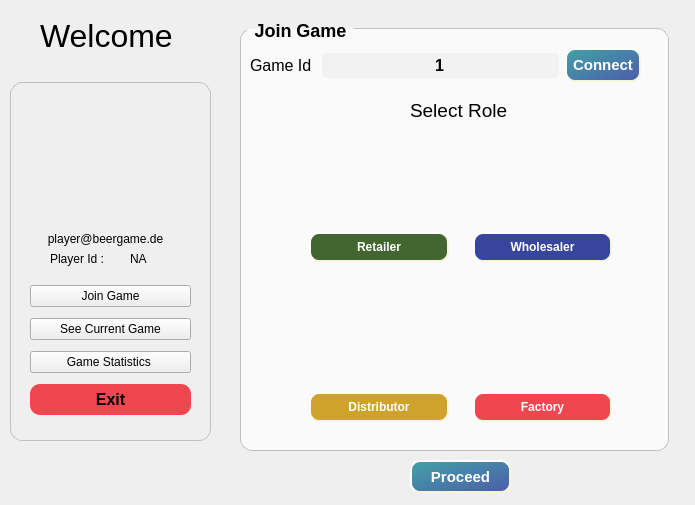
<?xml version="1.0" encoding="UTF-8"?>
<ui version="4.0">
 <class>ClientInterface</class>
 <widget class="QWidget" name="ClientInterface">
  <property name="geometry">
   <rect>
    <x>0</x>
    <y>0</y>
    <width>695</width>
    <height>505</height>
   </rect>
  </property>
  <property name="windowTitle">
   <string>Dialog</string>
  </property>
  <property name="styleSheet">
   <string notr="true">#PlayerWindow{
}</string>
  </property>
  <widget class="QLabel" name="welcome">
   <property name="geometry">
    <rect>
     <x>40</x>
     <y>20</y>
     <width>141</width>
     <height>31</height>
    </rect>
   </property>
   <property name="font">
    <font>
     <pointsize>24</pointsize>
    </font>
   </property>
   <property name="text">
    <string>Welcome</string>
   </property>
  </widget>
  <widget class="QGroupBox" name="groupBox">
   <property name="geometry">
    <rect>
     <x>10</x>
     <y>70</y>
     <width>201</width>
     <height>371</height>
    </rect>
   </property>
   <property name="styleSheet">
    <string notr="true">QGroupBox {
    font: bold;
    border: 1px solid silver;
    border-radius: 12px;
    margin-top: 12px;
    padding: 10px 5px 10px 5px;
}

QGroupBox::title {
    subcontrol-origin: margin;
    left: 7px;
    padding: 0px 5px 0px 5px;
}</string>
   </property>
   <property name="title">
    <string/>
   </property>
   <widget class="QLabel" name="label_user">
    <property name="geometry">
     <rect>
      <x>40</x>
      <y>30</y>
      <width>120</width>
      <height>120</height>
     </rect>
    </property>
    <property name="text">
     <string/>
    </property>
   </widget>
   <widget class="QLabel" name="label_2">
    <property name="geometry">
     <rect>
      <x>40</x>
      <y>180</y>
      <width>71</width>
      <height>17</height>
     </rect>
    </property>
    <property name="text">
     <string>Player Id : </string>
    </property>
   </widget>
   <widget class="QLabel" name="player_pId">
    <property name="geometry">
     <rect>
      <x>120</x>
      <y>180</y>
      <width>41</width>
      <height>17</height>
     </rect>
    </property>
    <property name="text">
     <string>NA</string>
    </property>
    <property name="alignment">
     <set>Qt::AlignLeading|Qt::AlignLeft|Qt::AlignVCenter</set>
    </property>
   </widget>
   <widget class="QLabel" name="player_email">
    <property name="geometry">
     <rect>
      <x>10</x>
      <y>160</y>
      <width>171</width>
      <height>17</height>
     </rect>
    </property>
    <property name="text">
     <string>player@beergame.de</string>
    </property>
    <property name="alignment">
     <set>Qt::AlignCenter</set>
    </property>
   </widget>
   <widget class="QWidget" name="verticalLayoutWidget">
    <property name="geometry">
     <rect>
      <x>20</x>
      <y>210</y>
      <width>161</width>
      <height>141</height>
     </rect>
    </property>
    <layout class="QVBoxLayout" name="verticalLayout_2">
     <item>
      <widget class="QPushButton" name="pushButton">
       <property name="text">
        <string>Join Game</string>
       </property>
      </widget>
     </item>
     <item>
      <widget class="QPushButton" name="current_game">
       <property name="enabled">
        <bool>true</bool>
       </property>
       <property name="text">
        <string>See Current Game</string>
       </property>
      </widget>
     </item>
     <item>
      <widget class="QPushButton" name="stat_btn">
       <property name="enabled">
        <bool>true</bool>
       </property>
       <property name="text">
        <string>Game Statistics </string>
       </property>
      </widget>
     </item>
     <item>
      <widget class="QPushButton" name="exit_game">
       <property name="styleSheet">
        <string notr="true">QPushButton {
    background-color: rgb(240,70,80);
    border-style: outset;
    border-radius: 10px;
    font: bold 16px;
    min-width: 6em;
    padding: 6px;
}</string>
       </property>
       <property name="text">
        <string>Exit</string>
       </property>
      </widget>
     </item>
    </layout>
   </widget>
  </widget>
  <widget class="QStackedWidget" name="stackedWidget">
   <property name="geometry">
    <rect>
     <x>230</x>
     <y>10</y>
     <width>461</width>
     <height>451</height>
    </rect>
   </property>
   <property name="currentIndex">
    <number>0</number>
   </property>
   <widget class="QWidget" name="page">
    <widget class="QGroupBox" name="groupBox_2">
     <property name="geometry">
      <rect>
       <x>10</x>
       <y>10</y>
       <width>429</width>
       <height>431</height>
      </rect>
     </property>
     <property name="styleSheet">
      <string notr="true">QGroupBox {
    font: bold;
	font-size:18px;
    border: 1px solid silver;
    border-radius: 12px;
    margin-top: 8px;
    padding: 15px 5px 10px 5px;
background-color: rgb(250, 250, 250);
}



QGroupBox::title {
    subcontrol-origin: margin;
    left: 7px;
    padding: 0px 5px 0px 5px;
}


QPushButton {
	color: white;
    border-width: 2px;
    border-color: beige;
}

</string>
     </property>
     <property name="title">
      <string>Join Game</string>
     </property>
     <widget class="QWidget" name="join_game" native="true">
      <property name="geometry">
       <rect>
        <x>10</x>
        <y>20</y>
        <width>391</width>
        <height>51</height>
       </rect>
      </property>
      <property name="styleSheet">
       <string notr="true">QLineEdit{
    border-width: 5px;
    border-radius: 4px;
	background-color: rgb(242, 242, 242);
	selection-color: white;
	selection-background-color:rgba(76, 92, 171, 255);
    font: bold 16px;
    padding: 2px;
	color: black;
}

QLineEdit:hover {
background-color:rgb(216,227,252) ; 
    border-radius: 4px;
}</string>
      </property>
      <layout class="QHBoxLayout" name="horizontalLayout_2">
       <item>
        <widget class="QLabel" name="label_JoinGameId">
         <property name="font">
          <font>
           <pointsize>12</pointsize>
          </font>
         </property>
         <property name="text">
          <string>Game Id </string>
         </property>
        </widget>
       </item>
       <item>
        <widget class="QLineEdit" name="lineEdit_gameId">
         <property name="enabled">
          <bool>true</bool>
         </property>
         <property name="styleSheet">
          <string notr="true"/>
         </property>
         <property name="text">
          <string>1</string>
         </property>
         <property name="maxLength">
          <number>32751</number>
         </property>
         <property name="alignment">
          <set>Qt::AlignCenter</set>
         </property>
        </widget>
       </item>
       <item>
        <widget class="QPushButton" name="Connect">
         <property name="enabled">
          <bool>true</bool>
         </property>
         <property name="styleSheet">
          <string notr="true">#Connect{ 
    background-color: rgb(106,208,116);
background-color: qlineargradient(spread:pad, x1:0, y1:0.005, x2:1, y2:1, stop:0 rgba(66, 163, 167, 255), stop:1 rgba(76, 92, 171, 255));
    border-style: outset;
    border-width: 2px;
    border-radius: 10px;
    border-color: beige;
    font: bold 15px;
    min-width: 4em;
    padding: 6px;
	color: white;
}

#Connect:hover{
    background-color: rgb(67,102,48);
}

#Connect:disabled{
    background-color: grey;
}</string>
         </property>
         <property name="text">
          <string>Connect</string>
         </property>
        </widget>
       </item>
      </layout>
     </widget>
     <widget class="QStackedWidget" name="connection_setup">
      <property name="geometry">
       <rect>
        <x>20</x>
        <y>80</y>
        <width>391</width>
        <height>341</height>
       </rect>
      </property>
      <property name="styleSheet">
       <string notr="true">QLabel{
	background-color: none;
}

QLineEdit{
    border-width: 5px;
    border-radius: 4px;
	background-color: rgb(242, 242, 242);
	selection-color: white;
	selection-background-color:rgba(76, 92, 171, 255);
    font: bold 16px;
    padding-right: 8px;
    padding-left: 8px;
	color: black;
}

QLineEdit:hover {
background-color:rgb(216,227,252) ; 
    border-radius: 4px;
}

QLineEdit#ip_input[error=&quot;true&quot;]
{
color: red;
}

QLineEdit#port_input[error=&quot;true&quot;]
{
color: red;
}

QLineEdit#ip_input[success=&quot;true&quot;]
{
	background-color: rgb(228,228,228);
	color: green;
}

QLineEdit#port_input[success=&quot;true&quot;]
{
	background-color: rgb(228,228,228);
	color: green;
}</string>
      </property>
      <property name="currentIndex">
       <number>1</number>
      </property>
      <widget class="QWidget" name="connection_status">
       <widget class="QLabel" name="label">
        <property name="geometry">
         <rect>
          <x>60</x>
          <y>310</y>
          <width>211</width>
          <height>17</height>
         </rect>
        </property>
        <property name="font">
         <font>
          <pointsize>12</pointsize>
         </font>
        </property>
        <property name="text">
         <string>Your connection status :</string>
        </property>
       </widget>
       <widget class="QLineEdit" name="port_input">
        <property name="enabled">
         <bool>true</bool>
        </property>
        <property name="geometry">
         <rect>
          <x>250</x>
          <y>90</y>
          <width>61</width>
          <height>41</height>
         </rect>
        </property>
        <property name="styleSheet">
         <string notr="true"/>
        </property>
        <property name="text">
         <string>8880</string>
        </property>
       </widget>
       <widget class="QLabel" name="ip_label">
        <property name="geometry">
         <rect>
          <x>80</x>
          <y>60</y>
          <width>131</width>
          <height>41</height>
         </rect>
        </property>
        <property name="font">
         <font>
          <family>League Spartan Bold</family>
          <pointsize>12</pointsize>
         </font>
        </property>
        <property name="styleSheet">
         <string notr="true">#ip_label { 
	color: #111;
	font-family: 'League Spartan Bold', arial;
}

#ip_label:disabled {
	color: #c0c0c0;
}</string>
        </property>
        <property name="text">
         <string>IP Address</string>
        </property>
       </widget>
       <widget class="QLabel" name="port_label">
        <property name="geometry">
         <rect>
          <x>250</x>
          <y>60</y>
          <width>71</width>
          <height>41</height>
         </rect>
        </property>
        <property name="font">
         <font>
          <family>League Spartan Bold</family>
          <pointsize>12</pointsize>
         </font>
        </property>
        <property name="styleSheet">
         <string notr="true">#port_label{ 
	color: #111;
	font-family: 'League Spartan Bold', arial;
}

#port_label:disabled {
	color: #c0c0c0;
}</string>
        </property>
        <property name="text">
         <string>Port</string>
        </property>
       </widget>
       <widget class="QLineEdit" name="ip_input">
        <property name="enabled">
         <bool>true</bool>
        </property>
        <property name="geometry">
         <rect>
          <x>80</x>
          <y>90</y>
          <width>131</width>
          <height>41</height>
         </rect>
        </property>
        <property name="styleSheet">
         <string notr="true"/>
        </property>
        <property name="text">
         <string>127.0.0.1</string>
        </property>
       </widget>
       <widget class="QLabel" name="connection_status_logo">
        <property name="geometry">
         <rect>
          <x>110</x>
          <y>150</y>
          <width>201</width>
          <height>151</height>
         </rect>
        </property>
        <property name="text">
         <string/>
        </property>
       </widget>
       <widget class="QLabel" name="default_settings_label">
        <property name="geometry">
         <rect>
          <x>120</x>
          <y>10</y>
          <width>151</width>
          <height>41</height>
         </rect>
        </property>
        <property name="font">
         <font>
          <family>League Spartan Bold</family>
          <pointsize>12</pointsize>
          <weight>75</weight>
          <italic>false</italic>
          <bold>true</bold>
         </font>
        </property>
        <property name="styleSheet">
         <string notr="true">#default_settings_label { 
	color: #111;
	font-family: 'League Spartan Bold', arial;
	font:bold;
font-size:14;
}

#default_settings_label:disabled {
	color: #c0c0c0;
}</string>
        </property>
        <property name="text">
         <string>Default Settings</string>
        </property>
       </widget>
       <widget class="QLabel" name="connection_label">
        <property name="geometry">
         <rect>
          <x>240</x>
          <y>310</y>
          <width>121</width>
          <height>17</height>
         </rect>
        </property>
        <property name="font">
         <font>
          <pointsize>12</pointsize>
         </font>
        </property>
        <property name="text">
         <string>Not Connected</string>
        </property>
       </widget>
      </widget>
      <widget class="QWidget" name="select_role">
       <widget class="QLabel" name="label_4">
        <property name="geometry">
         <rect>
          <x>150</x>
          <y>0</y>
          <width>131</width>
          <height>21</height>
         </rect>
        </property>
        <property name="font">
         <font>
          <pointsize>14</pointsize>
         </font>
        </property>
        <property name="text">
         <string>Select Role</string>
        </property>
       </widget>
       <widget class="QWidget" name="horizontalLayoutWidget_3">
        <property name="geometry">
         <rect>
          <x>40</x>
          <y>190</y>
          <width>321</width>
          <height>141</height>
         </rect>
        </property>
        <layout class="QHBoxLayout" name="horizontalLayout_6">
         <item>
          <widget class="QFrame" name="d_container">
           <layout class="QVBoxLayout" name="distributor_box">
            <item>
             <widget class="QLabel" name="label_distributor">
              <property name="text">
               <string/>
              </property>
              <property name="alignment">
               <set>Qt::AlignCenter</set>
              </property>
             </widget>
            </item>
            <item>
             <widget class="QPushButton" name="distributor_btn">
              <property name="styleSheet">
               <string notr="true">QPushButton {
    background-color: rgb(207,163,43);
    border-style: outset;
    border-radius: 10px;
    font: bold 12px;
    padding: 6px;
color: white;
}

#distributor_btn:hover{ 
    background-color: rgb(106,208,116);
background-color: qlineargradient(spread:pad, x1:0, y1:0.005, x2:1, y2:1, stop:0 rgba(66, 163, 167, 255), stop:1 rgba(76, 92, 171, 255));
    border-style: outset;
    border-width: 2px;
    border-radius: 10px;
    border-color: beige;
    font: bold 15px;
    min-width: 10em;
    padding: 6px;
	color: white;}
</string>
              </property>
              <property name="text">
               <string>Distributor</string>
              </property>
             </widget>
            </item>
           </layout>
          </widget>
         </item>
         <item>
          <widget class="QFrame" name="f_container">
           <layout class="QVBoxLayout" name="factory_box">
            <item>
             <widget class="QLabel" name="label_factory">
              <property name="text">
               <string/>
              </property>
              <property name="alignment">
               <set>Qt::AlignCenter</set>
              </property>
             </widget>
            </item>
            <item>
             <widget class="QPushButton" name="factory_btn">
              <property name="styleSheet">
               <string notr="true">QPushButton {
    background-color: rgb(240,70,80);
    border-style: outset;
    border-radius: 10px;
    font: bold 12px;
    padding: 6px;
color: white;
}

#factory_btn:hover{ 
    background-color: rgb(106,208,116);
background-color: qlineargradient(spread:pad, x1:0, y1:0.005, x2:1, y2:1, stop:0 rgba(66, 163, 167, 255), stop:1 rgba(76, 92, 171, 255));
    border-style: outset;
    border-width: 2px;
    border-radius: 10px;
    border-color: beige;
    font: bold 15px;
    min-width: 10em;
    padding: 6px;
	color: white;}
</string>
              </property>
              <property name="text">
               <string>Factory</string>
              </property>
             </widget>
            </item>
           </layout>
          </widget>
         </item>
        </layout>
       </widget>
       <widget class="QWidget" name="horizontalLayoutWidget_2">
        <property name="geometry">
         <rect>
          <x>40</x>
          <y>30</y>
          <width>321</width>
          <height>141</height>
         </rect>
        </property>
        <layout class="QHBoxLayout" name="horizontalLayout_5">
         <item>
          <widget class="QFrame" name="r_container">
           <layout class="QVBoxLayout" name="retailer_box">
            <item>
             <widget class="QLabel" name="label_retailer">
              <property name="layoutDirection">
               <enum>Qt::LeftToRight</enum>
              </property>
              <property name="text">
               <string/>
              </property>
              <property name="alignment">
               <set>Qt::AlignCenter</set>
              </property>
             </widget>
            </item>
            <item>
             <widget class="QPushButton" name="retailer_btn">
              <property name="styleSheet">
               <string notr="true">QPushButton {
    background-color: rgb(67,102,48);
    border-style: outset;
    border-radius: 10px;
    font: bold 12px;
    padding: 6px;
	color: white;
}
#retailer_btn:hover{ 
    background-color: rgb(106,208,116);
background-color: qlineargradient(spread:pad, x1:0, y1:0.005, x2:1, y2:1, stop:0 rgba(66, 163, 167, 255), stop:1 rgba(76, 92, 171, 255));
    border-style: outset;
    border-width: 2px;
    border-radius: 10px;
    border-color: beige;
    font: bold 15px;
    min-width: 10em;
    padding: 6px;
	color: white;}
</string>
              </property>
              <property name="text">
               <string>Retailer</string>
              </property>
             </widget>
            </item>
           </layout>
          </widget>
         </item>
         <item>
          <widget class="QFrame" name="w_container">
           <layout class="QVBoxLayout" name="wholesaler_box">
            <item>
             <widget class="QLabel" name="label_wholesaler">
              <property name="text">
               <string/>
              </property>
              <property name="alignment">
               <set>Qt::AlignCenter</set>
              </property>
             </widget>
            </item>
            <item>
             <widget class="QPushButton" name="wholesaler_btn">
              <property name="styleSheet">
               <string notr="true">QPushButton {
    background-color: rgb(55,69,156);
    border-style: outset;
    border-radius: 10px;
    font: bold 12px;
    padding: 6px;
color: white;
}

#wholesaler_btn:hover{ 
    background-color: rgb(106,208,116);
background-color: qlineargradient(spread:pad, x1:0, y1:0.005, x2:1, y2:1, stop:0 rgba(66, 163, 167, 255), stop:1 rgba(76, 92, 171, 255));
    border-style: outset;
    border-width: 2px;
    border-radius: 10px;
    border-color: beige;
    font: bold 15px;
    min-width: 10em;
    padding: 6px;
	color: white;}
</string>
              </property>
              <property name="text">
               <string>Wholesaler</string>
              </property>
             </widget>
            </item>
           </layout>
          </widget>
         </item>
        </layout>
       </widget>
      </widget>
     </widget>
     <zorder>connection_setup</zorder>
     <zorder>join_game</zorder>
    </widget>
   </widget>
   <widget class="QWidget" name="game_mode">
    <widget class="QGroupBox" name="PlayerArea">
     <property name="geometry">
      <rect>
       <x>0</x>
       <y>30</y>
       <width>451</width>
       <height>401</height>
      </rect>
     </property>
     <property name="font">
      <font>
       <pointsize>-1</pointsize>
       <weight>75</weight>
       <italic>false</italic>
       <bold>true</bold>
      </font>
     </property>
     <property name="styleSheet">
      <string notr="true">QGroupBox {
    font: bold;
	font-size:16px;
    border: 1px solid silver;
    border-radius: 12px;
    margin-top: 8px;
    padding: 15px 5px 10px 5px;
background-color: rgb(245, 245, 245);
}

QGroupBox::title {
    subcontrol-origin: margin;
    left: 7px;
    padding: 0px 5px 0px 5px;
}

QLabel{
	background-color: none;
}</string>
     </property>
     <property name="title">
      <string>Player</string>
     </property>
     <widget class="QPushButton" name="orderBtn">
      <property name="enabled">
       <bool>true</bool>
      </property>
      <property name="geometry">
       <rect>
        <x>210</x>
        <y>120</y>
        <width>142</width>
        <height>41</height>
       </rect>
      </property>
      <property name="font">
       <font>
        <family>DejaVu Sans</family>
        <pointsize>-1</pointsize>
        <weight>75</weight>
        <italic>false</italic>
        <bold>true</bold>
        <underline>false</underline>
        <strikeout>false</strikeout>
       </font>
      </property>
      <property name="cursor">
       <cursorShape>PointingHandCursor</cursorShape>
      </property>
      <property name="styleSheet">
       <string notr="true">#orderBtn {
    background-color: rgb(106,208,116);
background-color: qlineargradient(spread:pad, x1:0, y1:0.005, x2:1, y2:1, stop:0 rgba(66, 163, 167, 255), stop:1 rgba(76, 92, 171, 255));
    border-style: outset;
    border-width: 2px;
    border-radius: 10px;
    border-color: beige;
    font: bold 18px;
    min-width: 6em;
    padding: 6px;
	color: white;
}

#orderBtn:hover { 
background-color: rgba(76, 92, 171, 255); 
color: white; 
border: 2px solid rgba(66, 163, 167, 255);}


#orderBtn:disabled {
	background-color: #add8e6;
	color: black;
}</string>
      </property>
      <property name="text">
       <string> Order</string>
      </property>
     </widget>
     <widget class="QLineEdit" name="orderIn">
      <property name="geometry">
       <rect>
        <x>100</x>
        <y>120</y>
        <width>81</width>
        <height>41</height>
       </rect>
      </property>
      <property name="font">
       <font>
        <pointsize>-1</pointsize>
        <weight>75</weight>
        <italic>false</italic>
        <bold>true</bold>
       </font>
      </property>
      <property name="styleSheet">
       <string notr="true">#orderIn{
    border-width: 2px;
    border-radius: 6px;
    border-color: beige;
    font: bold 18px;
    padding: 2px;
	color: black;
}</string>
      </property>
     </widget>
     <widget class="QLabel" name="totalCost_l">
      <property name="geometry">
       <rect>
        <x>280</x>
        <y>340</y>
        <width>91</width>
        <height>31</height>
       </rect>
      </property>
      <property name="font">
       <font>
        <pointsize>13</pointsize>
       </font>
      </property>
      <property name="text">
       <string>Total Cost:</string>
      </property>
     </widget>
     <widget class="QLabel" name="weekCost_l">
      <property name="enabled">
       <bool>true</bool>
      </property>
      <property name="geometry">
       <rect>
        <x>20</x>
        <y>340</y>
        <width>111</width>
        <height>31</height>
       </rect>
      </property>
      <property name="font">
       <font>
        <pointsize>13</pointsize>
       </font>
      </property>
      <property name="text">
       <string>Week's Cost:</string>
      </property>
     </widget>
     <widget class="QLabel" name="incomingorder">
      <property name="geometry">
       <rect>
        <x>240</x>
        <y>70</y>
        <width>51</width>
        <height>31</height>
       </rect>
      </property>
      <property name="font">
       <font>
        <pointsize>13</pointsize>
       </font>
      </property>
      <property name="layoutDirection">
       <enum>Qt::RightToLeft</enum>
      </property>
      <property name="text">
       <string>NA</string>
      </property>
     </widget>
     <widget class="QLabel" name="outgoing_4">
      <property name="geometry">
       <rect>
        <x>100</x>
        <y>70</y>
        <width>141</width>
        <height>31</height>
       </rect>
      </property>
      <property name="font">
       <font>
        <pointsize>13</pointsize>
       </font>
      </property>
      <property name="layoutDirection">
       <enum>Qt::RightToLeft</enum>
      </property>
      <property name="text">
       <string>Incoming Order:</string>
      </property>
     </widget>
     <widget class="QLabel" name="weekcost">
      <property name="enabled">
       <bool>true</bool>
      </property>
      <property name="geometry">
       <rect>
        <x>130</x>
        <y>340</y>
        <width>31</width>
        <height>31</height>
       </rect>
      </property>
      <property name="font">
       <font>
        <pointsize>13</pointsize>
       </font>
      </property>
      <property name="text">
       <string>0</string>
      </property>
     </widget>
     <widget class="QLabel" name="totalcost">
      <property name="geometry">
       <rect>
        <x>390</x>
        <y>340</y>
        <width>31</width>
        <height>31</height>
       </rect>
      </property>
      <property name="font">
       <font>
        <pointsize>13</pointsize>
       </font>
      </property>
      <property name="layoutDirection">
       <enum>Qt::RightToLeft</enum>
      </property>
      <property name="styleSheet">
       <string notr="true"/>
      </property>
      <property name="text">
       <string>0</string>
      </property>
     </widget>
     <widget class="QLabel" name="totalCost_l_2">
      <property name="geometry">
       <rect>
        <x>310</x>
        <y>20</y>
        <width>91</width>
        <height>31</height>
       </rect>
      </property>
      <property name="font">
       <font>
        <pointsize>12</pointsize>
       </font>
      </property>
      <property name="styleSheet">
       <string notr="true"/>
      </property>
      <property name="text">
       <string>Game Week:</string>
      </property>
     </widget>
     <widget class="QLabel" name="week">
      <property name="geometry">
       <rect>
        <x>410</x>
        <y>20</y>
        <width>21</width>
        <height>31</height>
       </rect>
      </property>
      <property name="font">
       <font>
        <pointsize>12</pointsize>
       </font>
      </property>
      <property name="layoutDirection">
       <enum>Qt::RightToLeft</enum>
      </property>
      <property name="text">
       <string>0</string>
      </property>
     </widget>
     <widget class="QGroupBox" name="StatBox">
      <property name="geometry">
       <rect>
        <x>20</x>
        <y>170</y>
        <width>411</width>
        <height>161</height>
       </rect>
      </property>
      <property name="font">
       <font>
        <pointsize>-1</pointsize>
        <weight>75</weight>
        <italic>false</italic>
        <bold>true</bold>
       </font>
      </property>
      <property name="styleSheet">
       <string notr="true">QLabel{
	background-color: none;
}</string>
      </property>
      <property name="title">
       <string>Player Statistics</string>
      </property>
      <widget class="QLabel" name="incomingshipment">
       <property name="geometry">
        <rect>
         <x>150</x>
         <y>120</y>
         <width>39</width>
         <height>20</height>
        </rect>
       </property>
       <property name="font">
        <font>
         <pointsize>13</pointsize>
        </font>
       </property>
       <property name="styleSheet">
        <string notr="true">QLabel{
	background-color: none;
}</string>
       </property>
       <property name="text">
        <string>NA</string>
       </property>
      </widget>
      <widget class="QLabel" name="incoming_2">
       <property name="geometry">
        <rect>
         <x>21</x>
         <y>120</y>
         <width>123</width>
         <height>20</height>
        </rect>
       </property>
       <property name="font">
        <font>
         <pointsize>13</pointsize>
        </font>
       </property>
       <property name="styleSheet">
        <string notr="true">QLabel{
	background-color: none;
}</string>
       </property>
       <property name="text">
        <string>Incoming Beers:</string>
       </property>
      </widget>
      <widget class="QLabel" name="outgoingshipment">
       <property name="geometry">
        <rect>
         <x>360</x>
         <y>120</y>
         <width>37</width>
         <height>20</height>
        </rect>
       </property>
       <property name="font">
        <font>
         <pointsize>13</pointsize>
        </font>
       </property>
       <property name="layoutDirection">
        <enum>Qt::RightToLeft</enum>
       </property>
       <property name="text">
        <string>NA</string>
       </property>
      </widget>
      <widget class="QLabel" name="outgoing_2">
       <property name="geometry">
        <rect>
         <x>228</x>
         <y>120</y>
         <width>126</width>
         <height>20</height>
        </rect>
       </property>
       <property name="font">
        <font>
         <pointsize>13</pointsize>
        </font>
       </property>
       <property name="layoutDirection">
        <enum>Qt::RightToLeft</enum>
       </property>
       <property name="text">
        <string>Outgoing Beers:</string>
       </property>
      </widget>
      <widget class="QLabel" name="inventoryafter">
       <property name="geometry">
        <rect>
         <x>270</x>
         <y>40</y>
         <width>95</width>
         <height>23</height>
        </rect>
       </property>
       <property name="font">
        <font>
         <pointsize>-1</pointsize>
         <weight>75</weight>
         <italic>false</italic>
         <bold>true</bold>
        </font>
       </property>
       <property name="styleSheet">
        <string notr="true">#inventoryafter{
	background-color:green;
    border-width: 2px;
    border-radius: 5px;
    border-color: beige;
    font: bold 16px;
	max-width: 5em;
	color: white;
}</string>
       </property>
       <property name="text">
        <string>1</string>
       </property>
       <property name="alignment">
        <set>Qt::AlignCenter</set>
       </property>
      </widget>
      <widget class="QLabel" name="inventory_2">
       <property name="geometry">
        <rect>
         <x>28</x>
         <y>40</y>
         <width>135</width>
         <height>23</height>
        </rect>
       </property>
       <property name="font">
        <font>
         <pointsize>13</pointsize>
        </font>
       </property>
       <property name="styleSheet">
        <string notr="true">QLabel{
	background-color: none;
}</string>
       </property>
       <property name="text">
        <string>Inventory</string>
       </property>
      </widget>
      <widget class="QLabel" name="inventory">
       <property name="geometry">
        <rect>
         <x>169</x>
         <y>40</y>
         <width>95</width>
         <height>23</height>
        </rect>
       </property>
       <property name="font">
        <font>
         <pointsize>-1</pointsize>
         <weight>75</weight>
         <italic>false</italic>
         <bold>true</bold>
        </font>
       </property>
       <property name="styleSheet">
        <string notr="true">#inventory{
	background-color:red;
    border-width: 2px;
    border-radius: 5px;
    border-color: beige;
    font: bold 16px;
	max-width: 5em;
	color: white;
}</string>
       </property>
       <property name="text">
        <string>1</string>
       </property>
       <property name="alignment">
        <set>Qt::AlignCenter</set>
       </property>
      </widget>
      <widget class="QLabel" name="backlogafter">
       <property name="geometry">
        <rect>
         <x>270</x>
         <y>70</y>
         <width>95</width>
         <height>22</height>
        </rect>
       </property>
       <property name="font">
        <font>
         <pointsize>-1</pointsize>
         <weight>75</weight>
         <italic>false</italic>
         <bold>true</bold>
        </font>
       </property>
       <property name="layoutDirection">
        <enum>Qt::RightToLeft</enum>
       </property>
       <property name="styleSheet">
        <string notr="true">#backlogafter{
	background-color:green;
    border-width: 2px;
    border-radius: 5px;
    border-color: beige;
    font: bold 16px;
	max-width: 5em;
	color: white;
}</string>
       </property>
       <property name="text">
        <string>1</string>
       </property>
       <property name="alignment">
        <set>Qt::AlignCenter</set>
       </property>
      </widget>
      <widget class="QLabel" name="backLog_2">
       <property name="geometry">
        <rect>
         <x>28</x>
         <y>70</y>
         <width>135</width>
         <height>22</height>
        </rect>
       </property>
       <property name="font">
        <font>
         <pointsize>13</pointsize>
        </font>
       </property>
       <property name="layoutDirection">
        <enum>Qt::RightToLeft</enum>
       </property>
       <property name="styleSheet">
        <string notr="true">QLabel{
	background-color: none;
}</string>
       </property>
       <property name="text">
        <string>BackLog</string>
       </property>
      </widget>
      <widget class="QLabel" name="backlog">
       <property name="geometry">
        <rect>
         <x>169</x>
         <y>70</y>
         <width>95</width>
         <height>22</height>
        </rect>
       </property>
       <property name="font">
        <font>
         <pointsize>-1</pointsize>
         <weight>75</weight>
         <italic>false</italic>
         <bold>true</bold>
        </font>
       </property>
       <property name="layoutDirection">
        <enum>Qt::RightToLeft</enum>
       </property>
       <property name="styleSheet">
        <string notr="true">#backlog{
	background-color:red;
    border-width: 2px;
    border-radius: 5px;
    border-color: beige;
    font: bold 16px;
	max-width: 5em;
	color: white;
}</string>
       </property>
       <property name="text">
        <string>1</string>
       </property>
       <property name="alignment">
        <set>Qt::AlignCenter</set>
       </property>
      </widget>
     </widget>
    </widget>
   </widget>
   <widget class="QWidget" name="stat">
    <widget class="QGroupBox" name="statgroup">
     <property name="geometry">
      <rect>
       <x>0</x>
       <y>0</y>
       <width>451</width>
       <height>431</height>
      </rect>
     </property>
     <property name="font">
      <font>
       <pointsize>-1</pointsize>
       <weight>75</weight>
       <italic>false</italic>
       <bold>true</bold>
      </font>
     </property>
     <property name="styleSheet">
      <string notr="true">QGroupBox {
    font: bold;
	font-size:16px;
    border: 1px solid silver;
    border-radius: 12px;
    margin-top: 8px;
    padding: 15px 5px 10px 5px;
background-color: rgb(245, 245, 245);
}

QGroupBox::title {
    subcontrol-origin: margin;
    left: 7px;
    padding: 0px 5px 0px 5px;
}

QLabel{
	background-color: none;
}

QCheckBox {
  background-color: none;
  color: black;
  spacing: 4px;
  padding-top: 4px;
  padding-bottom: 4px;
}</string>
     </property>
     <property name="title">
      <string>Player Statistics</string>
     </property>
     <widget class="QWidget" name="verticalLayoutWidget_2">
      <property name="geometry">
       <rect>
        <x>10</x>
        <y>30</y>
        <width>431</width>
        <height>311</height>
       </rect>
      </property>
      <layout class="QVBoxLayout" name="stat_widget"/>
     </widget>
     <widget class="QCheckBox" name="linegraph_check">
      <property name="enabled">
       <bool>true</bool>
      </property>
      <property name="geometry">
       <rect>
        <x>300</x>
        <y>400</y>
        <width>151</width>
        <height>23</height>
       </rect>
      </property>
      <property name="text">
       <string>Enable Line Graph</string>
      </property>
     </widget>
     <widget class="QCheckBox" name="show_incoming">
      <property name="enabled">
       <bool>true</bool>
      </property>
      <property name="geometry">
       <rect>
        <x>30</x>
        <y>360</y>
        <width>151</width>
        <height>23</height>
       </rect>
      </property>
      <property name="styleSheet">
       <string notr="true"/>
      </property>
      <property name="text">
       <string>Show Incoming</string>
      </property>
     </widget>
     <widget class="QCheckBox" name="show_outgoing">
      <property name="enabled">
       <bool>true</bool>
      </property>
      <property name="geometry">
       <rect>
        <x>30</x>
        <y>390</y>
        <width>151</width>
        <height>23</height>
       </rect>
      </property>
      <property name="text">
       <string>Show Outgoing</string>
      </property>
     </widget>
    </widget>
   </widget>
  </widget>
  <widget class="QPushButton" name="proceed">
   <property name="geometry">
    <rect>
     <x>410</x>
     <y>460</y>
     <width>101</width>
     <height>33</height>
    </rect>
   </property>
   <property name="styleSheet">
    <string notr="true">#proceed{ 
    background-color: rgb(106,208,116);
background-color: qlineargradient(spread:pad, x1:0, y1:0.005, x2:1, y2:1, stop:0 rgba(66, 163, 167, 255), stop:1 rgba(76, 92, 171, 255));
    border-style: outset;
    border-width: 2px;
    border-radius: 10px;
    border-color: beige;
    font: bold 15px;
    min-width: 4em;
    padding: 6px;
	color: white;
}

#proceed:hover{
    background-color: rgb(67,102,48);
}</string>
   </property>
   <property name="text">
    <string>Proceed</string>
   </property>
  </widget>
 </widget>
 <resources/>
 <connections/>
</ui>
